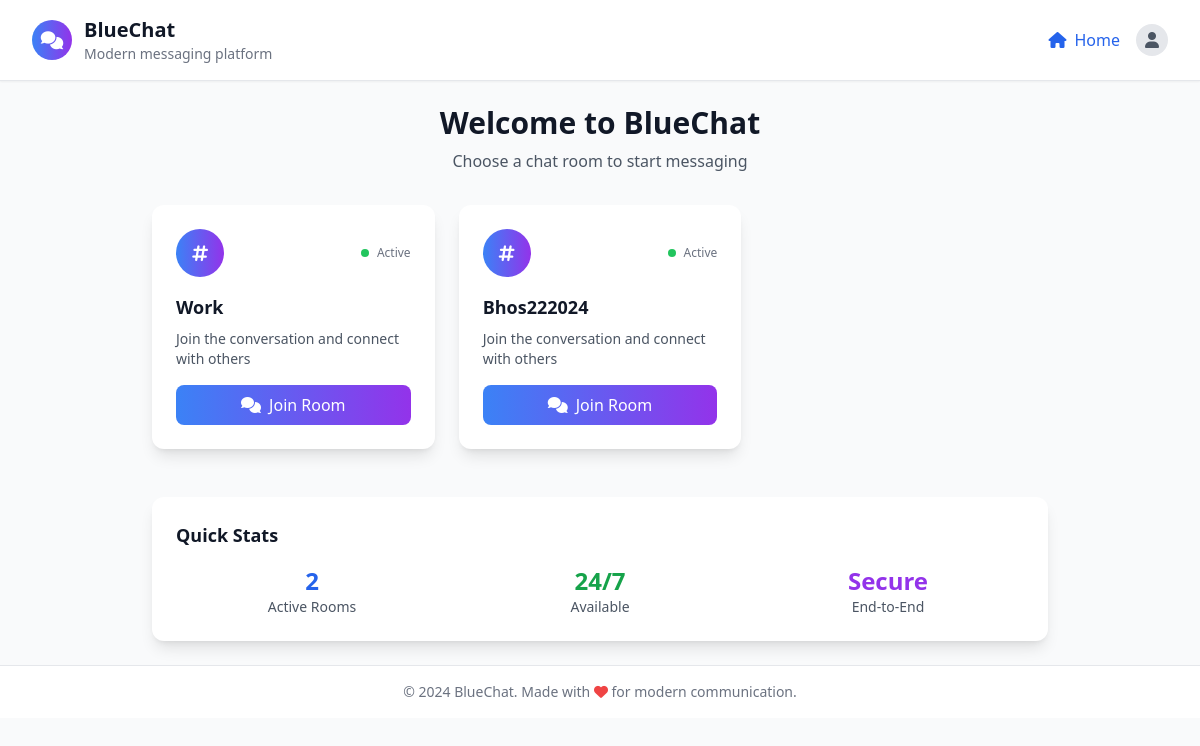
The app's page /rooms/, older data.
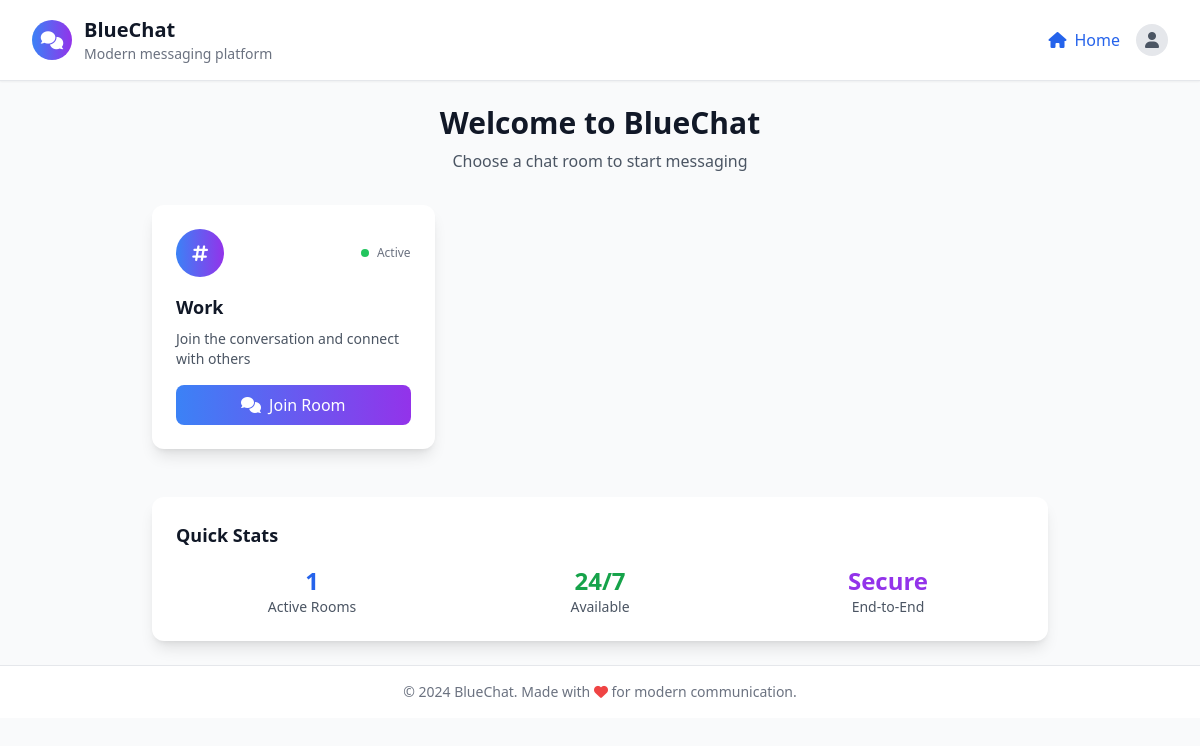
The same page, newer data.
### chatapp/models.py (models this page shows, shortened)
class ChatRoom(models.Model):
    name = models.CharField(max_length=100)
    slug = models.SlugField(unique=True)

### chatapp/views.py (the view)
# urls.py: path('',views.index,name='index'),
def index(request):
    rooms = ChatRoom.objects.all()
    return render(request,'chatapp/index.html',{'rooms':rooms})

### chatapp/templates/chatapp/index.html (shortened to what this page needs)
{% extends "chatapp/base.html" %}
{% block body %}
<div class="max-w-4xl mx-auto">
    <div class="text-center mb-8">
        <h1 class="text-3xl font-bold text-gray-900 mb-2">Welcome to BlueChat</h1>
        <p class="text-gray-600">Choose a chat room to start messaging</p>
    </div>
    <div class="grid grid-cols-1 md:grid-cols-2 lg:grid-cols-3 gap-6">
        {% for room in rooms %}
        <div class="bg-white rounded-xl shadow-lg hover:shadow-xl transition-all duration-300 transform hover:-translate-y-1">
            <div class="p-6">
                <div class="flex items-center justify-between mb-4">
                    <div class="w-12 h-12 bg-gradient-to-r from-blue-500 to-purple-600 rounded-full flex items-center justify-center">
                        <i class="fas fa-hashtag text-white text-lg"></i>
                    </div>
                    <div class="flex items-center space-x-2">
                        <div class="w-2 h-2 bg-green-500 rounded-full animate-pulse"></div>
                        <span class="text-xs text-gray-500">Active</span>
                    </div>
                </div>
                <h3 class="text-lg font-semibold text-gray-900 mb-2">{{ room.name }}</h3>
                <p class="text-gray-600 text-sm mb-4">Join the conversation and connect with others</p>
                <a href="{% url 'chatroom' room.slug %}"
                   class="inline-flex items-center justify-center w-full px-4 py-2 bg-gradient-to-r from-blue-500 to-purple-600 text-white font-medium rounded-lg hover:from-blue-600 hover:to-purple-700 transition-all duration-200 transform hover:scale-105">
                    <i class="fas fa-comments mr-2"></i>
                    Join Room
                </a>
            </div>
        </div>
        {% endfor %}
    </div>
    <div class="mt-12 bg-white rounded-xl shadow-lg p-6">
        <h3 class="text-lg font-semibold text-gray-900 mb-4">Quick Stats</h3>
        <div class="grid grid-cols-1 md:grid-cols-3 gap-4">
            <div class="text-center">
                <div class="text-2xl font-bold text-blue-600">{{ rooms.count }}</div>
                <div class="text-sm text-gray-600">Active Rooms</div>
            </div>
            <div class="text-center">
                <div class="text-2xl font-bold text-green-600">24/7</div>
                <div class="text-sm text-gray-600">Available</div>
            </div>
            <div class="text-center">
                <div class="text-2xl font-bold text-purple-600">Secure</div>
                <div class="text-sm text-gray-600">End-to-End</div>
            </div>
        </div>
    </div>
</div>
{% endblock %}

### chatapp/templates/chatapp/base.html (shortened to what this page needs)
<!doctype html>
<html lang="en">
<head>
    <script src="https://cdn.tailwindcss.com"></script>
    <link href="https://cdnjs.cloudflare.com/ajax/libs/font-awesome/6.0.0/css/all.min.css" rel="stylesheet">
</head>
<body class="bg-gray-50 min-h-screen">
    <header class="bg-white shadow-sm border-b border-gray-200">
        <div class="max-w-7xl mx-auto px-4 sm:px-6 lg:px-8">
            <div class="flex justify-between items-center py-4">
                <div class="flex items-center space-x-3">
                    <div class="w-10 h-10 bg-gradient-to-r from-blue-500 to-purple-600 rounded-full flex items-center justify-center">
                        <i class="fas fa-comments text-white text-lg"></i>
                    </div>
                    <div>
                        <h1 class="text-xl font-bold text-gray-900">BlueChat</h1>
                        <p class="text-sm text-gray-500">Modern messaging platform</p>
                    </div>
                </div>
                <nav class="flex items-center space-x-4">
                    <a href="{% url 'index' %}" class="text-blue-600 hover:text-blue-800 font-medium">
                        <i class="fas fa-home mr-2"></i>Home
                    </a>
                    <div class="w-8 h-8 bg-gray-200 rounded-full flex items-center justify-center">
                        <i class="fas fa-user text-gray-600"></i>
                    </div>
                </nav>
            </div>
        </div>
    </header>
    <main class="max-w-7xl mx-auto px-4 sm:px-6 lg:px-8 py-6">
        {% block body %}
        {% endblock %}
    </main>
    <footer class="bg-white border-t border-gray-200 mt-auto">
        <div class="max-w-7xl mx-auto px-4 sm:px-6 lg:px-8 py-4">
            <div class="text-center text-sm text-gray-500">
                <p>&copy; 2024 BlueChat. Made with <i class="fas fa-heart text-red-500"></i> for modern communication.</p>
            </div>
        </div>
    </footer>
</body>
</html>

Row changes from the older to the newer data that the page shows:
removed ChatRoom: name "Bhos222024"
Text that changed along with them:
{{ rooms.count }}: "2" → "1"
